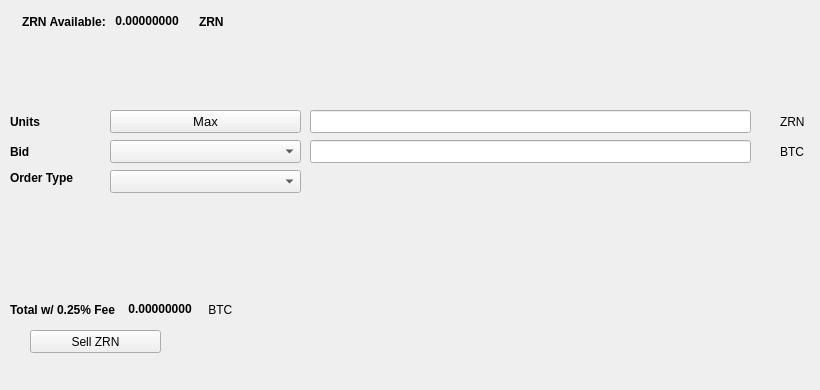
   <widget class="QWidget" name="SellTab">
    <attribute name="title">
     <string>Sell</string>
    </attribute>
    <widget class="QLabel" name="label_16">
     <property name="geometry">
      <rect>
       <x>780</x>
       <y>140</y>
       <width>31</width>
       <height>23</height>
      </rect>
     </property>
     <property name="text">
      <string>BTC</string>
     </property>
    </widget>
    <widget class="QComboBox" name="SellBidcomboBox">
     <property name="geometry">
      <rect>
       <x>110</x>
       <y>140</y>
       <width>191</width>
       <height>23</height>
      </rect>
     </property>
     <property name="font">
      <font>
       <pointsize>10</pointsize>
      </font>
     </property>
    </widget>
    <widget class="QLabel" name="label_18">
     <property name="geometry">
      <rect>
       <x>10</x>
       <y>110</y>
       <width>46</width>
       <height>23</height>
      </rect>
     </property>
     <property name="font">
      <font>
       <weight>75</weight>
       <bold>true</bold>
      </font>
     </property>
     <property name="text">
      <string>Units</string>
     </property>
    </widget>
    <widget class="QPushButton" name="Sell_Max_Amount">
     <property name="geometry">
      <rect>
       <x>110</x>
       <y>110</y>
       <width>191</width>
       <height>23</height>
      </rect>
     </property>
     <property name="font">
      <font>
       <pointsize>10</pointsize>
      </font>
     </property>
     <property name="text">
      <string>Max</string>
     </property>
    </widget>
    <widget class="QLabel" name="label_20">
     <property name="geometry">
      <rect>
       <x>10</x>
       <y>170</y>
       <width>91</width>
       <height>16</height>
      </rect>
     </property>
     <property name="font">
      <font>
       <weight>75</weight>
       <bold>true</bold>
      </font>
     </property>
     <property name="text">
      <string>Order Type</string>
     </property>
    </widget>
    <widget class="QComboBox" name="SellOrdertypeCombo">
     <property name="geometry">
      <rect>
       <x>110</x>
       <y>170</y>
       <width>191</width>
       <height>23</height>
      </rect>
     </property>
     <property name="font">
      <font>
       <pointsize>10</pointsize>
      </font>
     </property>
    </widget>
    <widget class="QLabel" name="label_21">
     <property name="geometry">
      <rect>
       <x>10</x>
       <y>140</y>
       <width>46</width>
       <height>23</height>
      </rect>
     </property>
     <property name="font">
      <font>
       <weight>75</weight>
       <bold>true</bold>
      </font>
     </property>
     <property name="text">
      <string>Bid</string>
     </property>
    </widget>
    <widget class="QLabel" name="label_22">
     <property name="geometry">
      <rect>
       <x>780</x>
       <y>110</y>
       <width>31</width>
       <height>23</height>
      </rect>
     </property>
     <property name="text">
      <string>ZRN</string>
     </property>
    </widget>
    <widget class="QLineEdit" name="UnitsInputBLOCK">
     <property name="geometry">
      <rect>
       <x>310</x>
       <y>110</y>
       <width>441</width>
       <height>23</height>
      </rect>
     </property>
     <property name="font">
      <font>
       <pointsize>9</pointsize>
       <weight>75</weight>
       <bold>true</bold>
      </font>
     </property>
    </widget>
    <widget class="QLineEdit" name="SellBidPriceEdit">
     <property name="geometry">
      <rect>
       <x>310</x>
       <y>140</y>
       <width>441</width>
       <height>23</height>
      </rect>
     </property>
     <property name="font">
      <font>
       <pointsize>9</pointsize>
       <weight>75</weight>
       <bold>true</bold>
      </font>
     </property>
    </widget>
    <widget class="QPushButton" name="SellBLOCKBTN">
     <property name="geometry">
      <rect>
       <x>30</x>
       <y>330</y>
       <width>131</width>
       <height>23</height>
      </rect>
     </property>
     <property name="text">
      <string>Sell ZRN</string>
     </property>
     <property name="icon">
      <iconset resource="../orion">
       <normaloff>:/icons/bitcoin</normaloff>:/icons/bitcoin</iconset>
     </property>
    </widget>
    <widget class="QWidget" name="layoutWidget3">
     <property name="geometry">
      <rect>
       <x>22</x>
       <y>12</y>
       <width>258</width>
       <height>19</height>
      </rect>
     </property>
     <layout class="QHBoxLayout" name="horizontalLayout">
      <item>
       <widget class="QLabel" name="label232_2">
        <property name="font">
         <font>
          <weight>75</weight>
          <bold>true</bold>
         </font>
        </property>
        <property name="text">
         <string>ZRN Available:</string>
        </property>
       </widget>
      </item>
      <item>
       <widget class="QLabel" name="BLOCKAvailableLabel">
        <property name="palette">
         <palette>
          <active>
           <colorrole role="WindowText">
            <brush brushstyle="SolidPattern">
             <color alpha="255">
              <red>0</red>
              <green>0</green>
              <blue>0</blue>
             </color>
            </brush>
           </colorrole>
           <colorrole role="Button">
            <brush brushstyle="SolidPattern">
             <color alpha="255">
              <red>0</red>
              <green>170</green>
              <blue>0</blue>
             </color>
            </brush>
           </colorrole>
           <colorrole role="Light">
            <brush brushstyle="SolidPattern">
             <color alpha="255">
              <red>0</red>
              <green>255</green>
              <blue>0</blue>
             </color>
            </brush>
           </colorrole>
           <colorrole role="Midlight">
            <brush brushstyle="SolidPattern">
             <color alpha="255">
              <red>0</red>
              <green>212</green>
              <blue>0</blue>
             </color>
            </brush>
           </colorrole>
           <colorrole role="Dark">
            <brush brushstyle="SolidPattern">
             <color alpha="255">
              <red>0</red>
              <green>85</green>
              <blue>0</blue>
             </color>
            </brush>
           </colorrole>
           <colorrole role="Mid">
            <brush brushstyle="SolidPattern">
             <color alpha="255">
              <red>0</red>
              <green>113</green>
              <blue>0</blue>
             </color>
            </brush>
           </colorrole>
           <colorrole role="Text">
            <brush brushstyle="SolidPattern">
             <color alpha="255">
              <red>0</red>
              <green>170</green>
              <blue>0</blue>
             </color>
            </brush>
           </colorrole>
           <colorrole role="BrightText">
            <brush brushstyle="SolidPattern">
             <color alpha="255">
              <red>255</red>
              <green>255</green>
              <blue>255</blue>
             </color>
            </brush>
           </colorrole>
           <colorrole role="ButtonText">
            <brush brushstyle="SolidPattern">
             <color alpha="255">
              <red>0</red>
              <green>0</green>
              <blue>0</blue>
             </color>
            </brush>
           </colorrole>
           <colorrole role="Base">
            <brush brushstyle="SolidPattern">
             <color alpha="255">
              <red>255</red>
              <green>255</green>
              <blue>255</blue>
             </color>
            </brush>
           </colorrole>
           <colorrole role="Window">
            <brush brushstyle="SolidPattern">
             <color alpha="255">
              <red>0</red>
              <green>170</green>
              <blue>0</blue>
             </color>
            </brush>
           </colorrole>
           <colorrole role="Shadow">
            <brush brushstyle="SolidPattern">
             <color alpha="255">
              <red>0</red>
              <green>0</green>
              <blue>0</blue>
             </color>
            </brush>
           </colorrole>
           <colorrole role="AlternateBase">
            <brush brushstyle="SolidPattern">
             <color alpha="255">
              <red>127</red>
              <green>212</green>
              <blue>127</blue>
             </color>
            </brush>
           </colorrole>
           <colorrole role="ToolTipBase">
            <brush brushstyle="SolidPattern">
             <color alpha="255">
              <red>255</red>
              <green>255</green>
              <blue>220</blue>
             </color>
            </brush>
           </colorrole>
           <colorrole role="ToolTipText">
            <brush brushstyle="SolidPattern">
             <color alpha="255">
              <red>0</red>
              <green>0</green>
              <blue>0</blue>
             </color>
            </brush>
           </colorrole>
          </active>
          <inactive>
           <colorrole role="WindowText">
            <brush brushstyle="SolidPattern">
             <color alpha="255">
              <red>0</red>
              <green>0</green>
              <blue>0</blue>
             </color>
            </brush>
           </colorrole>
           <colorrole role="Button">
            <brush brushstyle="SolidPattern">
             <color alpha="255">
              <red>0</red>
              <green>170</green>
              <blue>0</blue>
             </color>
            </brush>
           </colorrole>
           <colorrole role="Light">
            <brush brushstyle="SolidPattern">
             <color alpha="255">
              <red>0</red>
              <green>255</green>
              <blue>0</blue>
             </color>
            </brush>
           </colorrole>
           <colorrole role="Midlight">
            <brush brushstyle="SolidPattern">
             <color alpha="255">
              <red>0</red>
              <green>212</green>
              <blue>0</blue>
             </color>
            </brush>
           </colorrole>
           <colorrole role="Dark">
            <brush brushstyle="SolidPattern">
             <color alpha="255">
              <red>0</red>
              <green>85</green>
              <blue>0</blue>
             </color>
            </brush>
           </colorrole>
           <colorrole role="Mid">
            <brush brushstyle="SolidPattern">
             <color alpha="255">
              <red>0</red>
              <green>113</green>
              <blue>0</blue>
             </color>
            </brush>
           </colorrole>
           <colorrole role="Text">
            <brush brushstyle="SolidPattern">
             <color alpha="255">
              <red>0</red>
              <green>170</green>
              <blue>0</blue>
             </color>
            </brush>
           </colorrole>
           <colorrole role="BrightText">
            <brush brushstyle="SolidPattern">
             <color alpha="255">
              <red>255</red>
              <green>255</green>
              <blue>255</blue>
             </color>
            </brush>
           </colorrole>
           <colorrole role="ButtonText">
            <brush brushstyle="SolidPattern">
             <color alpha="255">
              <red>0</red>
              <green>0</green>
              <blue>0</blue>
             </color>
            </brush>
           </colorrole>
           <colorrole role="Base">
            <brush brushstyle="SolidPattern">
             <color alpha="255">
              <red>255</red>
              <green>255</green>
              <blue>255</blue>
             </color>
            </brush>
           </colorrole>
           <colorrole role="Window">
            <brush brushstyle="SolidPattern">
             <color alpha="255">
              <red>0</red>
              <green>170</green>
              <blue>0</blue>
             </color>
            </brush>
           </colorrole>
           <colorrole role="Shadow">
            <brush brushstyle="SolidPattern">
             <color alpha="255">
              <red>0</red>
              <green>0</green>
              <blue>0</blue>
             </color>
            </brush>
           </colorrole>
           <colorrole role="AlternateBase">
            <brush brushstyle="SolidPattern">
             <color alpha="255">
              <red>127</red>
              <green>212</green>
              <blue>127</blue>
             </color>
            </brush>
           </colorrole>
           <colorrole role="ToolTipBase">
            <brush brushstyle="SolidPattern">
             <color alpha="255">
              <red>255</red>
              <green>255</green>
              <blue>220</blue>
             </color>
            </brush>
           </colorrole>
           <colorrole role="ToolTipText">
            <brush brushstyle="SolidPattern">
             <color alpha="255">
              <red>0</red>
              <green>0</green>
              <blue>0</blue>
             </color>
            </brush>
           </colorrole>
          </inactive>
          <disabled>
           <colorrole role="WindowText">
            <brush brushstyle="SolidPattern">
             <color alpha="255">
              <red>0</red>
              <green>85</green>
              <blue>0</blue>
             </color>
            </brush>
           </colorrole>
           <colorrole role="Button">
            <brush brushstyle="SolidPattern">
             <color alpha="255">
              <red>0</red>
              <green>170</green>
              <blue>0</blue>
             </color>
            </brush>
           </colorrole>
           <colorrole role="Light">
            <brush brushstyle="SolidPattern">
             <color alpha="255">
              <red>0</red>
              <green>255</green>
              <blue>0</blue>
             </color>
            </brush>
           </colorrole>
           <colorrole role="Midlight">
            <brush brushstyle="SolidPattern">
             <color alpha="255">
              <red>0</red>
              <green>212</green>
              <blue>0</blue>
             </color>
            </brush>
           </colorrole>
           <colorrole role="Dark">
            <brush brushstyle="SolidPattern">
             <color alpha="255">
              <red>0</red>
              <green>85</green>
              <blue>0</blue>
             </color>
            </brush>
           </colorrole>
           <colorrole role="Mid">
            <brush brushstyle="SolidPattern">
             <color alpha="255">
              <red>0</red>
              <green>113</green>
              <blue>0</blue>
             </color>
            </brush>
           </colorrole>
           <colorrole role="Text">
            <brush brushstyle="SolidPattern">
             <color alpha="255">
              <red>0</red>
              <green>85</green>
              <blue>0</blue>
             </color>
            </brush>
           </colorrole>
           <colorrole role="BrightText">
            <brush brushstyle="SolidPattern">
             <color alpha="255">
              <red>255</red>
              <green>255</green>
              <blue>255</blue>
             </color>
            </brush>
           </colorrole>
           <colorrole role="ButtonText">
            <brush brushstyle="SolidPattern">
             <color alpha="255">
              <red>0</red>
              <green>85</green>
              <blue>0</blue>
             </color>
            </brush>
           </colorrole>
           <colorrole role="Base">
            <brush brushstyle="SolidPattern">
             <color alpha="255">
              <red>0</red>
              <green>170</green>
              <blue>0</blue>
             </color>
            </brush>
           </colorrole>
           <colorrole role="Window">
            <brush brushstyle="SolidPattern">
             <color alpha="255">
              <red>0</red>
              <green>170</green>
              <blue>0</blue>
             </color>
            </brush>
           </colorrole>
           <colorrole role="Shadow">
            <brush brushstyle="SolidPattern">
             <color alpha="255">
              <red>0</red>
              <green>0</green>
              <blue>0</blue>
             </color>
            </brush>
           </colorrole>
           <colorrole role="AlternateBase">
            <brush brushstyle="SolidPattern">
             <color alpha="255">
              <red>0</red>
              <green>170</green>
              <blue>0</blue>
             </color>
            </brush>
           </colorrole>
           <colorrole role="ToolTipBase">
            <brush brushstyle="SolidPattern">
             <color alpha="255">
              <red>255</red>
              <green>255</green>
              <blue>220</blue>
             </color>
            </brush>
           </colorrole>
           <colorrole role="ToolTipText">
            <brush brushstyle="SolidPattern">
             <color alpha="255">
              <red>0</red>
              <green>0</green>
              <blue>0</blue>
             </color>
            </brush>
           </colorrole>
          </disabled>
         </palette>
        </property>
        <property name="font">
         <font>
          <weight>75</weight>
          <bold>true</bold>
         </font>
        </property>
        <property name="text">
         <string> 0.00000000 </string>
        </property>
        <property name="textInteractionFlags">
         <set>Qt::LinksAccessibleByMouse|Qt::TextSelectableByKeyboard|Qt::TextSelectableByMouse</set>
        </property>
       </widget>
      </item>
      <item>
       <widget class="QLabel" name="labelBLOCK">
        <property name="font">
         <font>
          <weight>75</weight>
          <bold>true</bold>
         </font>
        </property>
        <property name="text">
         <string>ZRN</string>
        </property>
       </widget>
      </item>
     </layout>
    </widget>
    <widget class="QWidget" name="layoutWidget">
     <property name="geometry">
      <rect>
       <x>10</x>
       <y>300</y>
       <width>268</width>
       <height>19</height>
      </rect>
     </property>
     <layout class="QHBoxLayout" name="horizontalLayout_2">
      <item>
       <widget class="QLabel" name="label_19">
        <property name="font">
         <font>
          <weight>75</weight>
          <bold>true</bold>
         </font>
        </property>
        <property name="text">
         <string>Total w/ 0.25% Fee </string>
        </property>
       </widget>
      </item>
      <item>
       <widget class="QLabel" name="SellCostLabel">
        <property name="palette">
         <palette>
          <active>
           <colorrole role="WindowText">
            <brush brushstyle="SolidPattern">
             <color alpha="255">
              <red>0</red>
              <green>0</green>
              <blue>0</blue>
             </color>
            </brush>
           </colorrole>
           <colorrole role="Button">
            <brush brushstyle="SolidPattern">
             <color alpha="255">
              <red>0</red>
              <green>170</green>
              <blue>0</blue>
             </color>
            </brush>
           </colorrole>
           <colorrole role="Light">
            <brush brushstyle="SolidPattern">
             <color alpha="255">
              <red>0</red>
              <green>255</green>
              <blue>0</blue>
             </color>
            </brush>
           </colorrole>
           <colorrole role="Midlight">
            <brush brushstyle="SolidPattern">
             <color alpha="255">
              <red>0</red>
              <green>212</green>
              <blue>0</blue>
             </color>
            </brush>
           </colorrole>
           <colorrole role="Dark">
            <brush brushstyle="SolidPattern">
             <color alpha="255">
              <red>0</red>
              <green>85</green>
              <blue>0</blue>
             </color>
            </brush>
           </colorrole>
           <colorrole role="Mid">
            <brush brushstyle="SolidPattern">
             <color alpha="255">
              <red>0</red>
              <green>113</green>
              <blue>0</blue>
             </color>
            </brush>
           </colorrole>
           <colorrole role="Text">
            <brush brushstyle="SolidPattern">
             <color alpha="255">
              <red>0</red>
              <green>170</green>
              <blue>0</blue>
             </color>
            </brush>
           </colorrole>
           <colorrole role="BrightText">
            <brush brushstyle="SolidPattern">
             <color alpha="255">
              <red>255</red>
              <green>255</green>
              <blue>255</blue>
             </color>
            </brush>
           </colorrole>
           <colorrole role="ButtonText">
            <brush brushstyle="SolidPattern">
             <color alpha="255">
              <red>0</red>
              <green>0</green>
              <blue>0</blue>
             </color>
            </brush>
           </colorrole>
           <colorrole role="Base">
            <brush brushstyle="SolidPattern">
             <color alpha="255">
              <red>255</red>
              <green>255</green>
              <blue>255</blue>
             </color>
            </brush>
           </colorrole>
           <colorrole role="Window">
            <brush brushstyle="SolidPattern">
             <color alpha="255">
              <red>0</red>
              <green>170</green>
              <blue>0</blue>
             </color>
            </brush>
           </colorrole>
           <colorrole role="Shadow">
            <brush brushstyle="SolidPattern">
             <color alpha="255">
              <red>0</red>
              <green>0</green>
              <blue>0</blue>
             </color>
            </brush>
           </colorrole>
           <colorrole role="AlternateBase">
            <brush brushstyle="SolidPattern">
             <color alpha="255">
              <red>127</red>
              <green>212</green>
              <blue>127</blue>
             </color>
            </brush>
           </colorrole>
           <colorrole role="ToolTipBase">
            <brush brushstyle="SolidPattern">
             <color alpha="255">
              <red>255</red>
              <green>255</green>
              <blue>220</blue>
             </color>
            </brush>
           </colorrole>
           <colorrole role="ToolTipText">
            <brush brushstyle="SolidPattern">
             <color alpha="255">
              <red>0</red>
              <green>0</green>
              <blue>0</blue>
             </color>
            </brush>
           </colorrole>
          </active>
          <inactive>
           <colorrole role="WindowText">
            <brush brushstyle="SolidPattern">
             <color alpha="255">
              <red>0</red>
              <green>0</green>
              <blue>0</blue>
             </color>
            </brush>
           </colorrole>
           <colorrole role="Button">
            <brush brushstyle="SolidPattern">
             <color alpha="255">
              <red>0</red>
              <green>170</green>
              <blue>0</blue>
             </color>
            </brush>
           </colorrole>
           <colorrole role="Light">
            <brush brushstyle="SolidPattern">
             <color alpha="255">
              <red>0</red>
              <green>255</green>
              <blue>0</blue>
             </color>
            </brush>
           </colorrole>
           <colorrole role="Midlight">
            <brush brushstyle="SolidPattern">
             <color alpha="255">
              <red>0</red>
              <green>212</green>
              <blue>0</blue>
             </color>
            </brush>
           </colorrole>
           <colorrole role="Dark">
            <brush brushstyle="SolidPattern">
             <color alpha="255">
              <red>0</red>
              <green>85</green>
              <blue>0</blue>
             </color>
            </brush>
           </colorrole>
           <colorrole role="Mid">
            <brush brushstyle="SolidPattern">
             <color alpha="255">
              <red>0</red>
              <green>113</green>
              <blue>0</blue>
             </color>
            </brush>
           </colorrole>
           <colorrole role="Text">
            <brush brushstyle="SolidPattern">
             <color alpha="255">
              <red>0</red>
              <green>170</green>
              <blue>0</blue>
             </color>
            </brush>
           </colorrole>
           <colorrole role="BrightText">
            <brush brushstyle="SolidPattern">
             <color alpha="255">
              <red>255</red>
              <green>255</green>
              <blue>255</blue>
             </color>
            </brush>
           </colorrole>
           <colorrole role="ButtonText">
            <brush brushstyle="SolidPattern">
             <color alpha="255">
              <red>0</red>
              <green>0</green>
              <blue>0</blue>
             </color>
            </brush>
           </colorrole>
           <colorrole role="Base">
            <brush brushstyle="SolidPattern">
             <color alpha="255">
              <red>255</red>
              <green>255</green>
              <blue>255</blue>
             </color>
            </brush>
           </colorrole>
           <colorrole role="Window">
            <brush brushstyle="SolidPattern">
             <color alpha="255">
              <red>0</red>
              <green>170</green>
              <blue>0</blue>
             </color>
            </brush>
           </colorrole>
           <colorrole role="Shadow">
            <brush brushstyle="SolidPattern">
             <color alpha="255">
              <red>0</red>
              <green>0</green>
              <blue>0</blue>
             </color>
            </brush>
           </colorrole>
           <colorrole role="AlternateBase">
            <brush brushstyle="SolidPattern">
             <color alpha="255">
              <red>127</red>
              <green>212</green>
              <blue>127</blue>
             </color>
            </brush>
           </colorrole>
           <colorrole role="ToolTipBase">
            <brush brushstyle="SolidPattern">
             <color alpha="255">
              <red>255</red>
              <green>255</green>
              <blue>220</blue>
             </color>
            </brush>
           </colorrole>
           <colorrole role="ToolTipText">
            <brush brushstyle="SolidPattern">
             <color alpha="255">
              <red>0</red>
              <green>0</green>
              <blue>0</blue>
             </color>
            </brush>
           </colorrole>
          </inactive>
          <disabled>
           <colorrole role="WindowText">
            <brush brushstyle="SolidPattern">
             <color alpha="255">
              <red>0</red>
              <green>85</green>
              <blue>0</blue>
             </color>
            </brush>
           </colorrole>
           <colorrole role="Button">
            <brush brushstyle="SolidPattern">
             <color alpha="255">
              <red>0</red>
              <green>170</green>
              <blue>0</blue>
             </color>
            </brush>
           </colorrole>
           <colorrole role="Light">
            <brush brushstyle="SolidPattern">
             <color alpha="255">
              <red>0</red>
              <green>255</green>
              <blue>0</blue>
             </color>
            </brush>
           </colorrole>
           <colorrole role="Midlight">
            <brush brushstyle="SolidPattern">
             <color alpha="255">
              <red>0</red>
              <green>212</green>
              <blue>0</blue>
             </color>
            </brush>
           </colorrole>
           <colorrole role="Dark">
            <brush brushstyle="SolidPattern">
             <color alpha="255">
              <red>0</red>
              <green>85</green>
              <blue>0</blue>
             </color>
            </brush>
           </colorrole>
           <colorrole role="Mid">
            <brush brushstyle="SolidPattern">
             <color alpha="255">
              <red>0</red>
              <green>113</green>
              <blue>0</blue>
             </color>
            </brush>
           </colorrole>
           <colorrole role="Text">
            <brush brushstyle="SolidPattern">
             <color alpha="255">
              <red>0</red>
              <green>85</green>
              <blue>0</blue>
             </color>
            </brush>
           </colorrole>
           <colorrole role="BrightText">
            <brush brushstyle="SolidPattern">
             <color alpha="255">
              <red>255</red>
              <green>255</green>
              <blue>255</blue>
             </color>
            </brush>
           </colorrole>
           <colorrole role="ButtonText">
            <brush brushstyle="SolidPattern">
             <color alpha="255">
              <red>0</red>
              <green>85</green>
              <blue>0</blue>
             </color>
            </brush>
           </colorrole>
           <colorrole role="Base">
            <brush brushstyle="SolidPattern">
             <color alpha="255">
              <red>0</red>
              <green>170</green>
              <blue>0</blue>
             </color>
            </brush>
           </colorrole>
           <colorrole role="Window">
            <brush brushstyle="SolidPattern">
             <color alpha="255">
              <red>0</red>
              <green>170</green>
              <blue>0</blue>
             </color>
            </brush>
           </colorrole>
           <colorrole role="Shadow">
            <brush brushstyle="SolidPattern">
             <color alpha="255">
              <red>0</red>
              <green>0</green>
              <blue>0</blue>
             </color>
            </brush>
           </colorrole>
           <colorrole role="AlternateBase">
            <brush brushstyle="SolidPattern">
             <color alpha="255">
              <red>0</red>
              <green>170</green>
              <blue>0</blue>
             </color>
            </brush>
           </colorrole>
           <colorrole role="ToolTipBase">
            <brush brushstyle="SolidPattern">
             <color alpha="255">
              <red>255</red>
              <green>255</green>
              <blue>220</blue>
             </color>
            </brush>
           </colorrole>
           <colorrole role="ToolTipText">
            <brush brushstyle="SolidPattern">
             <color alpha="255">
              <red>0</red>
              <green>0</green>
              <blue>0</blue>
             </color>
            </brush>
           </colorrole>
          </disabled>
         </palette>
        </property>
        <property name="font">
         <font>
          <weight>75</weight>
          <bold>true</bold>
         </font>
        </property>
        <property name="autoFillBackground">
         <bool>false</bool>
        </property>
        <property name="text">
         <string> 0.00000000</string>
        </property>
        <property name="textInteractionFlags">
         <set>Qt::LinksAccessibleByMouse|Qt::TextSelectableByMouse</set>
        </property>
       </widget>
      </item>
      <item>
       <widget class="QLabel" name="label_17">
        <property name="font">
         <font>
          <weight>50</weight>
          <bold>false</bold>
         </font>
        </property>
        <property name="text">
         <string> BTC</string>
        </property>
       </widget>
      </item>
     </layout>
    </widget>
    <widget class="QLabel" name="label_23">
     <property name="geometry">
      <rect>
       <x>460</x>
       <y>300</y>
       <width>281</width>
       <height>81</height>
      </rect>
     </property>
     <property name="text">
      <string/>
     </property>
     <property name="pixmap">
      <pixmap>:/images/bittrex</pixmap>
     </property>
    </widget>
   </widget>
